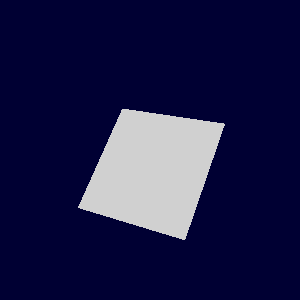

Write Python code to recreate this figure.
#!/usr/bin/env python

# Import a glTF file with cameras, apply azimuth and elevation, and render.

import os

import vtkmodules.vtkInteractionStyle  # noqa: F401
import vtkmodules.vtkRenderingFreeType  # noqa: F401
import vtkmodules.vtkRenderingOpenGL2  # noqa: F401

from vtkmodules.vtkIOImport import vtkGLTFImporter
from vtkmodules.vtkRenderingCore import (
    vtkRenderWindow,
    vtkRenderWindowInteractor,
    vtkRenderer,
)

# Source
data_dir = os.environ.get("VPE_DATA_DIR", os.path.dirname(os.path.abspath(__file__)))

# Import glTF
gltf_importer = vtkGLTFImporter()
gltf_importer.SetFileName(os.path.join(data_dir, "glTF", "Cameras", "Cameras.gltf"))
gltf_importer.SetCamera(0)

# Renderer
renderer = vtkRenderer()
renderer.SetBackground(0.0, 0.0, 0.2)

# Render window
render_window = vtkRenderWindow()
render_window.AddRenderer(renderer)
render_window.SetWindowName("gltf importer camera move")
render_window.SetMultiSamples(0)
render_window.SetSize(300, 300)

# Interactor
interactor = vtkRenderWindowInteractor()
interactor.SetRenderWindow(render_window)

gltf_importer.SetRenderWindow(render_window)
gltf_importer.Update()

# Scene
renderer.GetActiveCamera().Azimuth(30)
renderer.GetActiveCamera().Elevation(20)

interactor.Initialize()
interactor.Start()
